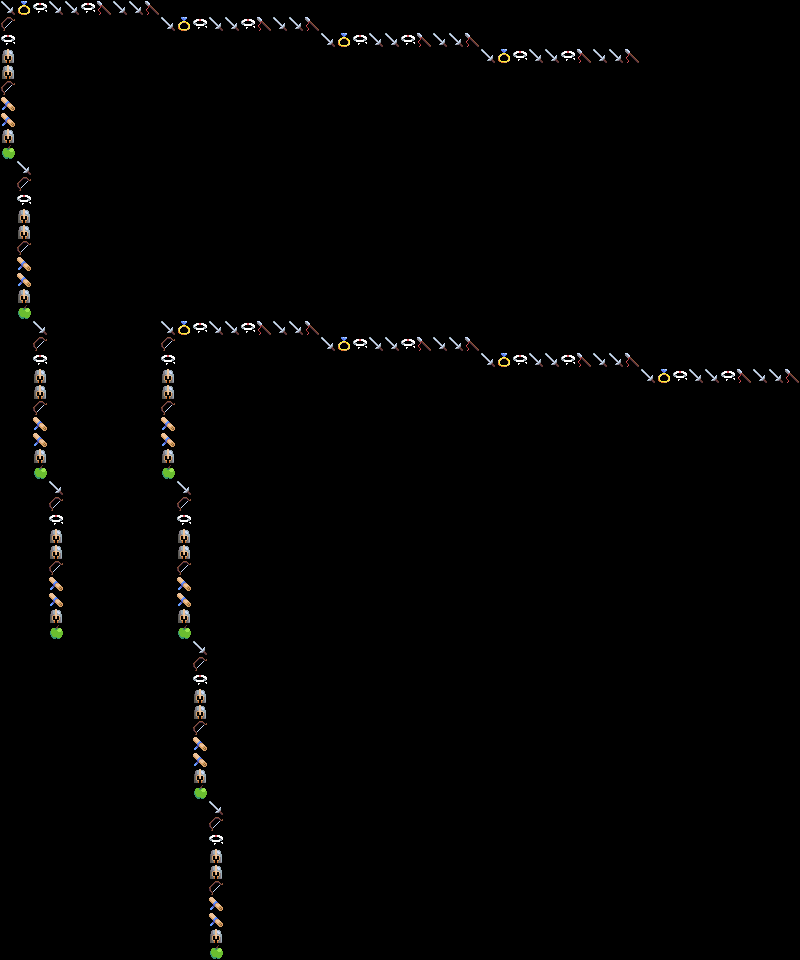

This is a level from a 2D game, rendered from its Tiled map with the project's own tilesets. A one-line summary and the complete map file follow:
An orthogonal 50x60 tile map with 16x16 px tiles, 1 tile layer (Background).

<map version="1.0" tiledversion="1.1.5" orientation="orthogonal" renderorder="right-down" width="50" height="60" tilewidth="16" tileheight="16" infinite="0" nextobjectid="1">
 <tileset firstgid="1" name="item_pack" tilewidth="16" tileheight="16" tilecount="72" columns="8">
  <image source="16x16_item_pack.png" width="128" height="144" />
 </tileset>
 <layer name="Background" width="50" height="60">
  <data encoding="csv">
1,42,55,1,1,55,10,1,1,10,0,0,0,0,0,0,0,0,0,0,0,0,0,0,0,0,0,0,0,0,0,0,0,0,0,0,0,0,0,0,0,0,0,0,0,0,0,0,0,0,
19,0,0,0,0,0,0,0,0,0,1,42,55,1,1,55,10,1,1,10,0,0,0,0,0,0,0,0,0,0,0,0,0,0,0,0,0,0,0,0,0,0,0,0,0,0,0,0,0,0,
55,0,0,0,0,0,0,0,0,0,0,0,0,0,0,0,0,0,0,0,1,42,55,1,1,55,10,1,1,10,0,0,0,0,0,0,0,0,0,0,0,0,0,0,0,0,0,0,0,0,
46,0,0,0,0,0,0,0,0,0,0,0,0,0,0,0,0,0,0,0,0,0,0,0,0,0,0,0,0,0,1,42,55,1,1,55,10,1,1,10,0,0,0,0,0,0,0,0,0,0,
46,0,0,0,0,0,0,0,0,0,0,0,0,0,0,0,0,0,0,0,0,0,0,0,0,0,0,0,0,0,0,0,0,0,0,0,0,0,0,0,0,0,0,0,0,0,0,0,0,0,
19,0,0,0,0,0,0,0,0,0,0,0,0,0,0,0,0,0,0,0,0,0,0,0,0,0,0,0,0,0,0,0,0,0,0,0,0,0,0,0,0,0,0,0,0,0,0,0,0,0,
37,0,0,0,0,0,0,0,0,0,0,0,0,0,0,0,0,0,0,0,0,0,0,0,0,0,0,0,0,0,0,0,0,0,0,0,0,0,0,0,0,0,0,0,0,0,0,0,0,0,
37,0,0,0,0,0,0,0,0,0,0,0,0,0,0,0,0,0,0,0,0,0,0,0,0,0,0,0,0,0,0,0,0,0,0,0,0,0,0,0,0,0,0,0,0,0,0,0,0,0,
46,0,0,0,0,0,0,0,0,0,0,0,0,0,0,0,0,0,0,0,0,0,0,0,0,0,0,0,0,0,0,0,0,0,0,0,0,0,0,0,0,0,0,0,0,0,0,0,0,0,
65,0,0,0,0,0,0,0,0,0,0,0,0,0,0,0,0,0,0,0,0,0,0,0,0,0,0,0,0,0,0,0,0,0,0,0,0,0,0,0,0,0,0,0,0,0,0,0,0,0,
0,1,0,0,0,0,0,0,0,0,0,0,0,0,0,0,0,0,0,0,0,0,0,0,0,0,0,0,0,0,0,0,0,0,0,0,0,0,0,0,0,0,0,0,0,0,0,0,0,0,
0,19,0,0,0,0,0,0,0,0,0,0,0,0,0,0,0,0,0,0,0,0,0,0,0,0,0,0,0,0,0,0,0,0,0,0,0,0,0,0,0,0,0,0,0,0,0,0,0,0,
0,55,0,0,0,0,0,0,0,0,0,0,0,0,0,0,0,0,0,0,0,0,0,0,0,0,0,0,0,0,0,0,0,0,0,0,0,0,0,0,0,0,0,0,0,0,0,0,0,0,
0,46,0,0,0,0,0,0,0,0,0,0,0,0,0,0,0,0,0,0,0,0,0,0,0,0,0,0,0,0,0,0,0,0,0,0,0,0,0,0,0,0,0,0,0,0,0,0,0,0,
0,46,0,0,0,0,0,0,0,0,0,0,0,0,0,0,0,0,0,0,0,0,0,0,0,0,0,0,0,0,0,0,0,0,0,0,0,0,0,0,0,0,0,0,0,0,0,0,0,0,
0,19,0,0,0,0,0,0,0,0,0,0,0,0,0,0,0,0,0,0,0,0,0,0,0,0,0,0,0,0,0,0,0,0,0,0,0,0,0,0,0,0,0,0,0,0,0,0,0,0,
0,37,0,0,0,0,0,0,0,0,0,0,0,0,0,0,0,0,0,0,0,0,0,0,0,0,0,0,0,0,0,0,0,0,0,0,0,0,0,0,0,0,0,0,0,0,0,0,0,0,
0,37,0,0,0,0,0,0,0,0,0,0,0,0,0,0,0,0,0,0,0,0,0,0,0,0,0,0,0,0,0,0,0,0,0,0,0,0,0,0,0,0,0,0,0,0,0,0,0,0,
0,46,0,0,0,0,0,0,0,0,0,0,0,0,0,0,0,0,0,0,0,0,0,0,0,0,0,0,0,0,0,0,0,0,0,0,0,0,0,0,0,0,0,0,0,0,0,0,0,0,
0,65,0,0,0,0,0,0,0,0,0,0,0,0,0,0,0,0,0,0,0,0,0,0,0,0,0,0,0,0,0,0,0,0,0,0,0,0,0,0,0,0,0,0,0,0,0,0,0,0,
0,0,1,0,0,0,0,0,0,0,1,42,55,1,1,55,10,1,1,10,0,0,0,0,0,0,0,0,0,0,0,0,0,0,0,0,0,0,0,0,0,0,0,0,0,0,0,0,0,0,
0,0,19,0,0,0,0,0,0,0,19,0,0,0,0,0,0,0,0,0,1,42,55,1,1,55,10,1,1,10,0,0,0,0,0,0,0,0,0,0,0,0,0,0,0,0,0,0,0,0,
0,0,55,0,0,0,0,0,0,0,55,0,0,0,0,0,0,0,0,0,0,0,0,0,0,0,0,0,0,0,1,42,55,1,1,55,10,1,1,10,0,0,0,0,0,0,0,0,0,0,
0,0,46,0,0,0,0,0,0,0,46,0,0,0,0,0,0,0,0,0,0,0,0,0,0,0,0,0,0,0,0,0,0,0,0,0,0,0,0,0,1,42,55,1,1,55,10,1,1,10,
0,0,46,0,0,0,0,0,0,0,46,0,0,0,0,0,0,0,0,0,0,0,0,0,0,0,0,0,0,0,0,0,0,0,0,0,0,0,0,0,0,0,0,0,0,0,0,0,0,0,
0,0,19,0,0,0,0,0,0,0,19,0,0,0,0,0,0,0,0,0,0,0,0,0,0,0,0,0,0,0,0,0,0,0,0,0,0,0,0,0,0,0,0,0,0,0,0,0,0,0,
0,0,37,0,0,0,0,0,0,0,37,0,0,0,0,0,0,0,0,0,0,0,0,0,0,0,0,0,0,0,0,0,0,0,0,0,0,0,0,0,0,0,0,0,0,0,0,0,0,0,
0,0,37,0,0,0,0,0,0,0,37,0,0,0,0,0,0,0,0,0,0,0,0,0,0,0,0,0,0,0,0,0,0,0,0,0,0,0,0,0,0,0,0,0,0,0,0,0,0,0,
0,0,46,0,0,0,0,0,0,0,46,0,0,0,0,0,0,0,0,0,0,0,0,0,0,0,0,0,0,0,0,0,0,0,0,0,0,0,0,0,0,0,0,0,0,0,0,0,0,0,
0,0,65,0,0,0,0,0,0,0,65,0,0,0,0,0,0,0,0,0,0,0,0,0,0,0,0,0,0,0,0,0,0,0,0,0,0,0,0,0,0,0,0,0,0,0,0,0,0,0,
0,0,0,1,0,0,0,0,0,0,0,1,0,0,0,0,0,0,0,0,0,0,0,0,0,0,0,0,0,0,0,0,0,0,0,0,0,0,0,0,0,0,0,0,0,0,0,0,0,0,
0,0,0,19,0,0,0,0,0,0,0,19,0,0,0,0,0,0,0,0,0,0,0,0,0,0,0,0,0,0,0,0,0,0,0,0,0,0,0,0,0,0,0,0,0,0,0,0,0,0,
0,0,0,55,0,0,0,0,0,0,0,55,0,0,0,0,0,0,0,0,0,0,0,0,0,0,0,0,0,0,0,0,0,0,0,0,0,0,0,0,0,0,0,0,0,0,0,0,0,0,
0,0,0,46,0,0,0,0,0,0,0,46,0,0,0,0,0,0,0,0,0,0,0,0,0,0,0,0,0,0,0,0,0,0,0,0,0,0,0,0,0,0,0,0,0,0,0,0,0,0,
0,0,0,46,0,0,0,0,0,0,0,46,0,0,0,0,0,0,0,0,0,0,0,0,0,0,0,0,0,0,0,0,0,0,0,0,0,0,0,0,0,0,0,0,0,0,0,0,0,0,
0,0,0,19,0,0,0,0,0,0,0,19,0,0,0,0,0,0,0,0,0,0,0,0,0,0,0,0,0,0,0,0,0,0,0,0,0,0,0,0,0,0,0,0,0,0,0,0,0,0,
0,0,0,37,0,0,0,0,0,0,0,37,0,0,0,0,0,0,0,0,0,0,0,0,0,0,0,0,0,0,0,0,0,0,0,0,0,0,0,0,0,0,0,0,0,0,0,0,0,0,
0,0,0,37,0,0,0,0,0,0,0,37,0,0,0,0,0,0,0,0,0,0,0,0,0,0,0,0,0,0,0,0,0,0,0,0,0,0,0,0,0,0,0,0,0,0,0,0,0,0,
0,0,0,46,0,0,0,0,0,0,0,46,0,0,0,0,0,0,0,0,0,0,0,0,0,0,0,0,0,0,0,0,0,0,0,0,0,0,0,0,0,0,0,0,0,0,0,0,0,0,
0,0,0,65,0,0,0,0,0,0,0,65,0,0,0,0,0,0,0,0,0,0,0,0,0,0,0,0,0,0,0,0,0,0,0,0,0,0,0,0,0,0,0,0,0,0,0,0,0,0,
0,0,0,0,0,0,0,0,0,0,0,0,1,0,0,0,0,0,0,0,0,0,0,0,0,0,0,0,0,0,0,0,0,0,0,0,0,0,0,0,0,0,0,0,0,0,0,0,0,0,
0,0,0,0,0,0,0,0,0,0,0,0,19,0,0,0,0,0,0,0,0,0,0,0,0,0,0,0,0,0,0,0,0,0,0,0,0,0,0,0,0,0,0,0,0,0,0,0,0,0,
0,0,0,0,0,0,0,0,0,0,0,0,55,0,0,0,0,0,0,0,0,0,0,0,0,0,0,0,0,0,0,0,0,0,0,0,0,0,0,0,0,0,0,0,0,0,0,0,0,0,
0,0,0,0,0,0,0,0,0,0,0,0,46,0,0,0,0,0,0,0,0,0,0,0,0,0,0,0,0,0,0,0,0,0,0,0,0,0,0,0,0,0,0,0,0,0,0,0,0,0,
0,0,0,0,0,0,0,0,0,0,0,0,46,0,0,0,0,0,0,0,0,0,0,0,0,0,0,0,0,0,0,0,0,0,0,0,0,0,0,0,0,0,0,0,0,0,0,0,0,0,
0,0,0,0,0,0,0,0,0,0,0,0,19,0,0,0,0,0,0,0,0,0,0,0,0,0,0,0,0,0,0,0,0,0,0,0,0,0,0,0,0,0,0,0,0,0,0,0,0,0,
0,0,0,0,0,0,0,0,0,0,0,0,37,0,0,0,0,0,0,0,0,0,0,0,0,0,0,0,0,0,0,0,0,0,0,0,0,0,0,0,0,0,0,0,0,0,0,0,0,0,
0,0,0,0,0,0,0,0,0,0,0,0,37,0,0,0,0,0,0,0,0,0,0,0,0,0,0,0,0,0,0,0,0,0,0,0,0,0,0,0,0,0,0,0,0,0,0,0,0,0,
0,0,0,0,0,0,0,0,0,0,0,0,46,0,0,0,0,0,0,0,0,0,0,0,0,0,0,0,0,0,0,0,0,0,0,0,0,0,0,0,0,0,0,0,0,0,0,0,0,0,
0,0,0,0,0,0,0,0,0,0,0,0,65,0,0,0,0,0,0,0,0,0,0,0,0,0,0,0,0,0,0,0,0,0,0,0,0,0,0,0,0,0,0,0,0,0,0,0,0,0,
0,0,0,0,0,0,0,0,0,0,0,0,0,1,0,0,0,0,0,0,0,0,0,0,0,0,0,0,0,0,0,0,0,0,0,0,0,0,0,0,0,0,0,0,0,0,0,0,0,0,
0,0,0,0,0,0,0,0,0,0,0,0,0,19,0,0,0,0,0,0,0,0,0,0,0,0,0,0,0,0,0,0,0,0,0,0,0,0,0,0,0,0,0,0,0,0,0,0,0,0,
0,0,0,0,0,0,0,0,0,0,0,0,0,55,0,0,0,0,0,0,0,0,0,0,0,0,0,0,0,0,0,0,0,0,0,0,0,0,0,0,0,0,0,0,0,0,0,0,0,0,
0,0,0,0,0,0,0,0,0,0,0,0,0,46,0,0,0,0,0,0,0,0,0,0,0,0,0,0,0,0,0,0,0,0,0,0,0,0,0,0,0,0,0,0,0,0,0,0,0,0,
0,0,0,0,0,0,0,0,0,0,0,0,0,46,0,0,0,0,0,0,0,0,0,0,0,0,0,0,0,0,0,0,0,0,0,0,0,0,0,0,0,0,0,0,0,0,0,0,0,0,
0,0,0,0,0,0,0,0,0,0,0,0,0,19,0,0,0,0,0,0,0,0,0,0,0,0,0,0,0,0,0,0,0,0,0,0,0,0,0,0,0,0,0,0,0,0,0,0,0,0,
0,0,0,0,0,0,0,0,0,0,0,0,0,37,0,0,0,0,0,0,0,0,0,0,0,0,0,0,0,0,0,0,0,0,0,0,0,0,0,0,0,0,0,0,0,0,0,0,0,0,
0,0,0,0,0,0,0,0,0,0,0,0,0,37,0,0,0,0,0,0,0,0,0,0,0,0,0,0,0,0,0,0,0,0,0,0,0,0,0,0,0,0,0,0,0,0,0,0,0,0,
0,0,0,0,0,0,0,0,0,0,0,0,0,46,0,0,0,0,0,0,0,0,0,0,0,0,0,0,0,0,0,0,0,0,0,0,0,0,0,0,0,0,0,0,0,0,0,0,0,0,
0,0,0,0,0,0,0,0,0,0,0,0,0,65,0,0,0,0,0,0,0,0,0,0,0,0,0,0,0,0,0,0,0,0,0,0,0,0,0,0,0,0,0,0,0,0,0,0,0,0
</data>
 </layer>
</map>
